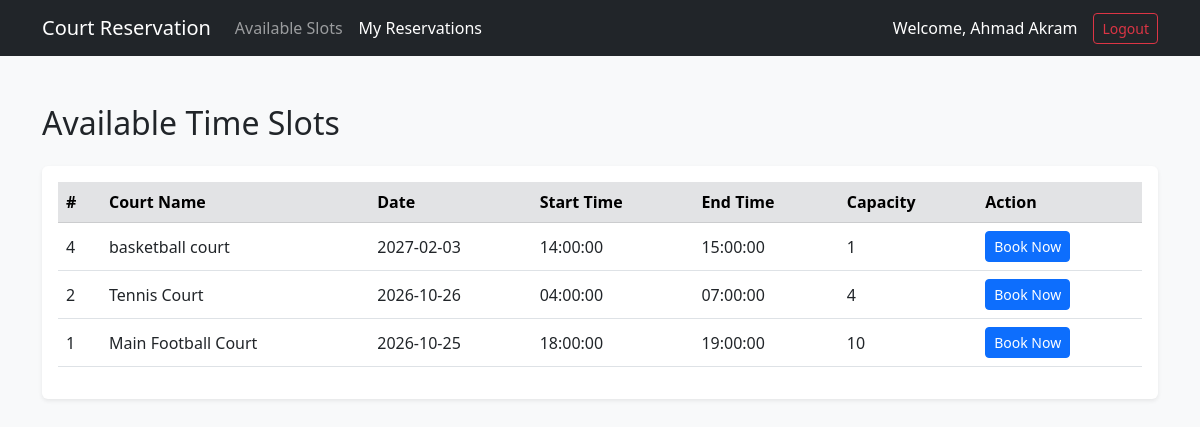
/ (signed in), run on the app's committed database.
### tables this page shows
CREATE TABLE `time_slots` (
  `id` int(11) NOT NULL,
  `court_name` varchar(100) NOT NULL,
  `date` date NOT NULL,
  `start_time` time NOT NULL,
  `end_time` time NOT NULL,
  `capacity` int(11) NOT NULL DEFAULT 1,
  `created_at` timestamp NOT NULL DEFAULT current_timestamp()
);

### index.php (the view, shortened to what this page needs)
<?php
require_once("config.php");
$stmt = $pdo->prepare("select * from time_slots order by id desc");
$stmt->execute();
$result = $stmt->fetchAll(PDO::FETCH_ASSOC);
?>
<!DOCTYPE html>
<html lang="en">
<head>
    <link href="https://cdn.jsdelivr.net/npm/bootstrap@5.3.0/dist/css/bootstrap.min.css" rel="stylesheet">
</head>
<body class="bg-light">
    <nav class="navbar navbar-expand-lg navbar-dark bg-dark">
        <div class="container">
            <a class="navbar-brand" href="index.php">Court Reservation</a>
            <div class="navbar-nav me-auto">
                <a class="nav-link" href="index.php">Available Slots</a>
                <a class="nav-link active" href="user_reservations.php">My Reservations</a>
            </div>
            <div class="d-flex align-items-center text-white">
                <span class="me-3">Welcome, <?= htmlspecialchars($_SESSION['name'] ?? 'User') ?></span>
                <a href="logout.php" class="btn btn-outline-danger btn-sm">Logout</a>
            </div>
        </div>
    </nav>
    <div class="container my-5">
        <h2 class="mb-4">Available Time Slots</h2>
        <div class="table-responsive bg-white p-3 shadow-sm rounded">
            <table class="table table-hover align-middle">
                <thead class="table-secondary">
                    <tr>
                        <th>#</th>
                        <th>Court Name</th>
                        <th>Date</th>
                        <th>Start Time</th>
                        <th>End Time</th>
                        <th>Capacity</th>
                        <th>Action</th>
                    </tr>
                </thead>
                <tbody>
                    <?php if (!empty($result)): ?>
                        <?php foreach ($result as $row): ?>
                            <tr>
                                <td><?= htmlspecialchars($row["id"]) ?></td>
                                <td><?= htmlspecialchars($row["court_name"]) ?></td>
                                <td><?= htmlspecialchars($row["date"]) ?></td>
                                <td><?= htmlspecialchars($row["start_time"]) ?></td>
                                <td><?= htmlspecialchars($row["end_time"]) ?></td>
                                <td><?= htmlspecialchars($row["capacity"]) ?></td>
                                <td>
                                    <a href="book.php?id=<?= $row['id'] ?>" class="btn btn-primary btn-sm">Book Now</a>
                                </td>
                            </tr>
                        <?php endforeach; ?>
                    <?php else: ?>
                        <tr>
                            <td colspan="7" class="text-center text-muted">No available slots found.</td>
                        </tr>
                    <?php endif; ?>
                </tbody>
            </table>
        </div>
    </div>
</body>
</html>

### data on the page
time_slots: id "4", court_name "basketball court", date "2027-02-03", start_time "14:00:00", end_time "15:00:00", capacity "1"
time_slots: id "2", court_name "Tennis Court", date "2026-10-26", start_time "04:00:00", end_time "07:00:00", capacity "4"
time_slots: id "1", court_name "Main Football Court", date "2026-10-25", start_time "18:00:00", end_time "19:00:00", capacity "10"

### other printed values
$_SESSION['name'] "Ahmad Akram"
